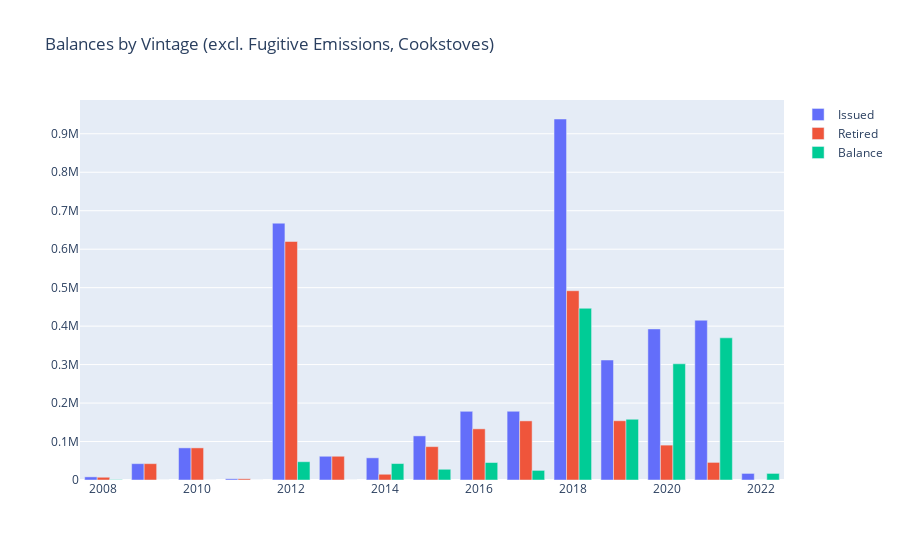

Write notebook code for a chart like this one.
### Code cell
fig = go.Figure()
for col in list(z)[1:]:
#    #print(col)
    fig.add_trace(go.Bar(x=z.Vintage, y=z[col], name = col))
fig.update_layout(title="Balances by Vintage (excl. Fugitive Emissions, Cookstoves)")    
fig.show()

### Figure 1 — Plotly figure (JSON) as saved in the notebook; plotly's stock layout.template omitted (floating-point values rounded to 4 significant figures)
{"data": [{"name": "Issued", "type": "bar", "x": [2008, 2009, 2010, 2011, 2012, 2013, 2014, 2015, 2016, 2017, 2018, 2019, 2020, 2021, 2022], "y": [8148, 42495, 83517, 3160, 667577, 61718, 57664, 114654, 178408, 178641, 938427, 311906, 392762, 415322, 17104]}, {"name": "Retired", "type": "bar", "x": [2008, 2009, 2010, 2011, 2012, 2013, 2014, 2015, 2016, 2017, 2018, 2019, 2020, 2021, 2022], "y": [7148, 42495, 83496, 3160, 620027, 61718, 14923, 86757, 132963, 153670, 492006, 154010, 90699, 45747, 0]}, {"name": "Balance", "type": "bar", "x": [2008, 2009, 2010, 2011, 2012, 2013, 2014, 2015, 2016, 2017, 2018, 2019, 2020, 2021, 2022], "y": [1000, 0, 21, 0, 47550, 0, 42741, 27897, 45445, 24971, 446421, 157896, 302063, 369575, 17104]}], "layout": {"title": {"text": "Balances by Vintage (excl. Fugitive Emissions, Cookstoves)"}}}
